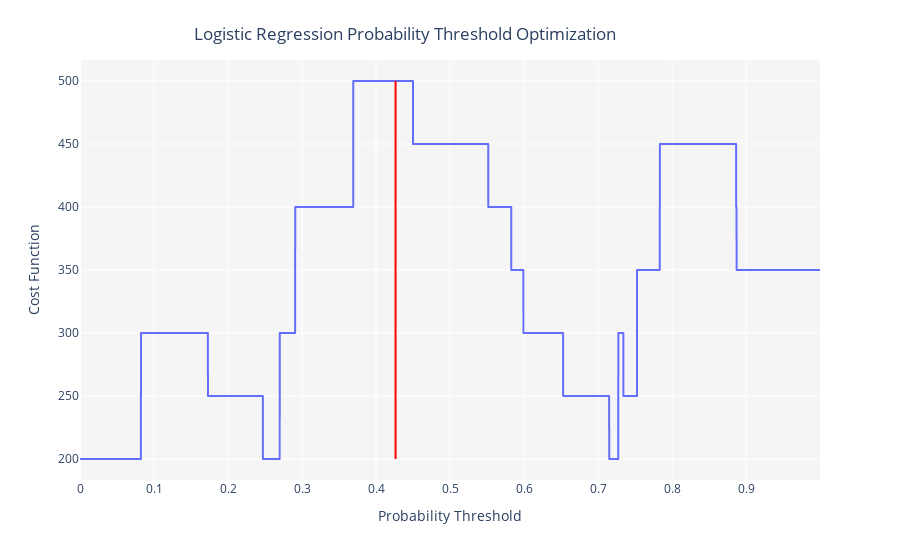

Notebook code for this chart:
### Code cell
optimized_threshold = optimize_threshold(finalize_blender, true_negative=50, false_negative=0, false_positive=-50, true_positive=50)

### Figure 1 — Plotly figure (JSON) as saved in the notebook; plotly's stock layout.template omitted (floating-point values rounded to 4 significant figures; data arrays with more than 128 entries replaced by an {"elided": "..."} marker saying what was removed)
{"data": [{"hovertemplate": "Probability Threshold=%{x}<br>Cost Function=%{y}<extra></extra>", "legendgroup": "", "line": {"color": "#636efa", "dash": "solid", "shape": "linear"}, "mode": "lines", "name": "", "showlegend": false, "type": "scattergl", "x": {"elided": "10000 float values"}, "xaxis": "x", "y": {"elided": "10000 int values"}, "yaxis": "y"}], "layout": {"legend": {"tracegroupgap": 0}, "margin": {"t": 60}, "plot_bgcolor": "rgb(245,245,245)", "shapes": [{"line": {"color": "red", "width": 2}, "type": "line", "x0": 0.4264, "x1": 0.4264, "y0": 200, "y1": 500}], "title": {"text": "Logistic Regression Probability Threshold Optimization", "x": 0.45, "xanchor": "center", "y": 0.95, "yanchor": "top"}, "xaxis": {"anchor": "y", "domain": [0, 1], "title": {"text": "Probability Threshold"}}, "yaxis": {"anchor": "x", "domain": [0, 1], "title": {"text": "Cost Function"}}}}
